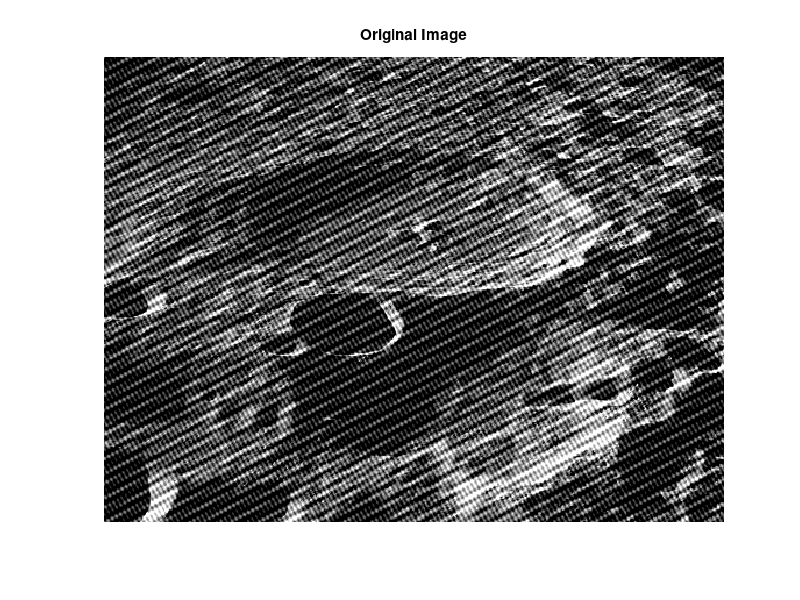
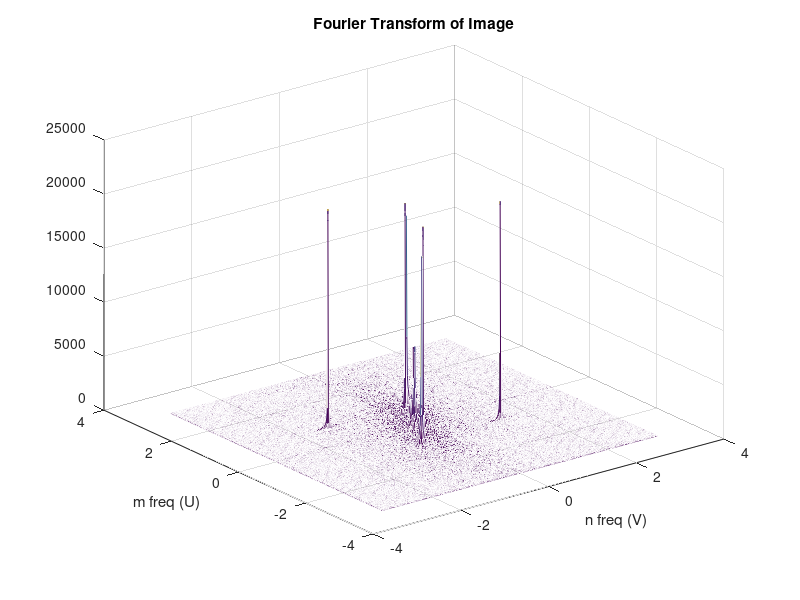
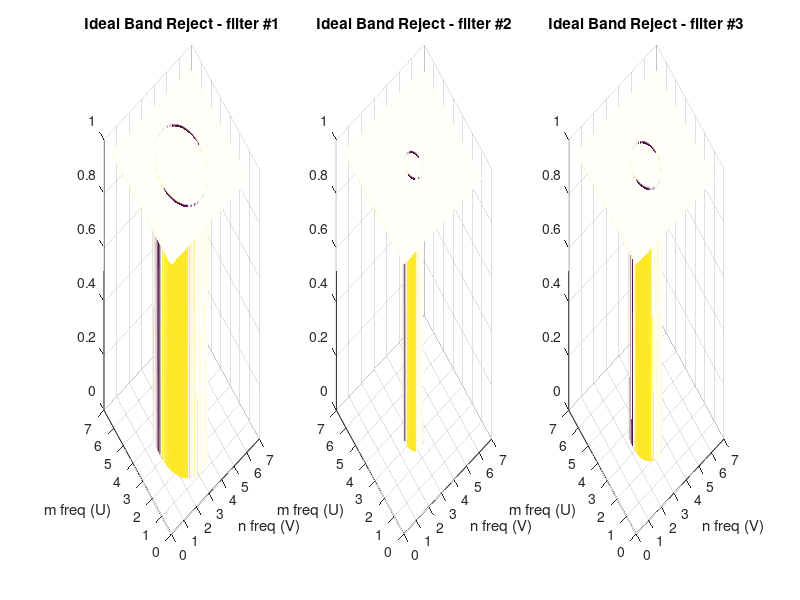
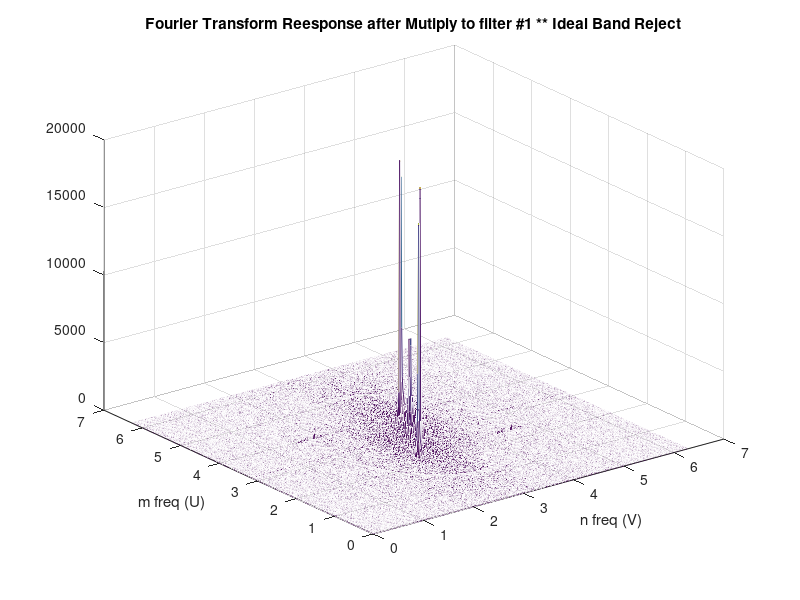

These charts were generated, in order, by the following MATLAB code:
clc
clear
close all;

load('p5_1.mat');
figure, imshow(f),title('Original Image')

[M,N]=size(f);

ff =  zeros(M,N);
for m=1:M
    for n=1:N
        ff(m,n) = ((-1)^(m+n)) * f(m,n);
    end
end


F = fft2(ff);
step_u = 2*pi/M; step_v = 2*pi/N;
[M_F,N_F]=meshgrid( -pi:step_v:pi-step_v,  -pi:step_u:pi-step_u);
figure;
mesh(M_F , N_F ,abs(real(F)));
xlabel('n freq (V)'); ylabel('m freq (U)'),title('Fourier Transform of Image')


%%%%%% Find max 
G= F;
f_m = floor(M/2); f_n = floor(N/2);
G(f_m-20 : f_m+20 , f_n -20:f_n+20) =0; %%%% remove the frequency content areound zero 
GG = sort(abs(real(G(:))),'descend');
G_max_ind= length(find(GG> .5*max(GG)));
GG = GG(1:G_max_ind);
for i=1: 2 :length(GG)
    [temp_1 , temp_2] = find(abs(real(F)) == GG(i));
    ind_m(i)= temp_1(1);      ind_n(i)= temp_2(1); 
    ind_m(i+1)= temp_1(2);    ind_n(i+1)= temp_2(2); 
end

ind_1_4 = find(ind_n > N/2);
ind_m_2 = ind_m(ind_1_4) - M/2;
ind_n_2 = ind_n(ind_1_4) - N/2;

for i=1 : length(ind_1_4)
    thet(i) = atand(ind_m_2(i) / ind_n_2(i));
    omega_m(i) = abs(ind_m_2(i)*pi/(M/2));
    omega_n(i) = abs(ind_n_2(i)*pi/(N/2));
end


%% %%%%%%%%%%%    Ideal Band Reject Filter
D0=[]; p=0; q=0;
W= 10; %%% 10 pixel
for i=1:length(ind_m)
    dist = sqrt((ind_m(i)-M/2)^2 + (ind_n(i)-N/2)^2);
    count = 0;
    %%% check this distanse existed before or not
    [r,c] = size(D0);
    for j=1: r
        dif = D0(j,1)-dist;
        if abs(dif) <= W
            q=q+1;
            D0(j,1) = (D0(j,1) + dist)/2;
            count = count +1;
            ind_pa(1,1,q) = ind_m(D0(j,2));  ind_pa(1,2,q) = ind_n(D0(j,2));
            ind_pa(2,1,q) = ind_m(i);        ind_pa(2,2,q) = ind_n(i);
        end
    end
    
    if count ==0
        p=p+1;
        D0(p,1) = dist;
        D0(p,2) = i;     %%%index number
    end
    
end
D0 = D0(:,1);


%%%%%%%%%%% Ideal Band Reject
for i=1:length(D0)
    H = zeros(M , N);
    for u=1:M
        for v=1:N
            D = sqrt((u-M/2)^2 + (v-N/2)^2);
            if D <= D0(i)-W/2 || D >= D0(i)+W/2
                H(u,v) = 1;
            end
        end
    end
    H_Ideal(:,:,i) = H;
end

 figure,
for i=1:length(D0)
    temp = H_Ideal(:,:,i);
    step_u = 2*pi/M; step_v = 2*pi/N;
    [M_F,N_F]=meshgrid( 0:step_v:2*pi-step_v,  0:step_u:2*pi-step_u);
    subplot(1,3,i);
    mesh(M_F , N_F ,temp);
    xlabel('n freq (V)'); ylabel('m freq (U)'),title(['Ideal Band Reject - filter #', num2str(i)])
end

%%%%%
F_hat= F;
for i=1:length(D0)
    temp = H_Ideal(:,:,i);
    F_hat = F_hat.* temp;
    step_u = 2*pi/M; step_v = 2*pi/N;
    [M_F,N_F]=meshgrid( 0:step_v:2*pi-step_v,  0:step_u:2*pi-step_u);
    figure;
    mesh(M_F , N_F ,abs(real(F_hat)));
    xlabel('n freq (V)'); ylabel('m freq (U)'),title(['Fourier Transform Reesponse after Mutiply to filter #', num2str(i),' ** Ideal Band Reject'])
end



g = real(ifft2(F_hat));
for m=1:M
    for n=1:N
        gg(m,n) = ((-1)^(m+n)) * g(m,n);
    end
end
figure, imshow(gg),title(['denoising Image with Ideal Band Reject - with W = ',num2str(W)])


%%%%%%%%%%% Butterworth Notch filter 
d0=25; n=4;
[r,c,d] = size(ind_pa);
for i=1 : d
    temp_1 = ind_pa(1,:,i);
    temp_2 = ind_pa(2,:,i);
    for u=1:M
        for v=1:N
    D_1 = sqrt( (u-temp_1(1))^2 + (v-temp_1(2))^2);
    D_2 = sqrt( (u-temp_2(1))^2 + (v-temp_2(2))^2);
    H(u,v) = inv(1+ (d0^2/(D_1*D_2))^n);
        end
    end
    H_Butter(:,:,i) = H; 
end


for i=1:d
    temp = H_Butter(:,:,i);
    step_u = 2*pi/M; step_v = 2*pi/N;
    [M_F,N_F]=meshgrid( 0:step_v:2*pi-step_v,  0:step_u:2*pi-step_u);
%     figure,    
%     mesh(M_F , N_F ,temp);
%     xlabel('n freq (V)'); ylabel('m freq (U)'),title(['ButterWorth Notch filter - filter #', num2str(i),' ** D0=',num2str(d0)])
end

%%%%%
F_hat= F;
for i=1:d
    temp = H_Butter(:,:,i);
    F_hat = F_hat.* temp;
    step_u = 2*pi/M; step_v = 2*pi/N;
    [M_F,N_F]=meshgrid( 0:step_v:2*pi-step_v,  0:step_u:2*pi-step_u);
    figure;
    mesh(M_F , N_F ,abs(real(F_hat)));
    xlabel('n freq (V)'); ylabel('m freq (U)'),title(['Fourier Transform Reesponse after Mutiply to filter #', num2str(i),' ** ButterWorth Notch filter'])
end


g = real(ifft2(F_hat));
for m=1:M
    for n=1:N
        gg(m,n) = ((-1)^(m+n)) * g(m,n);
    end
end
figure, imshow(gg),title(['denoising Image with ButterWorth Notch filter - D0 = ',num2str(d0)])
